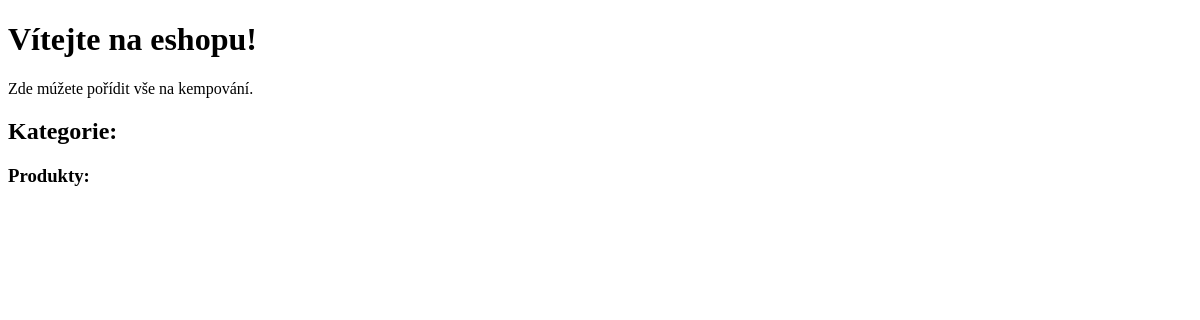
The app's page /, older data.
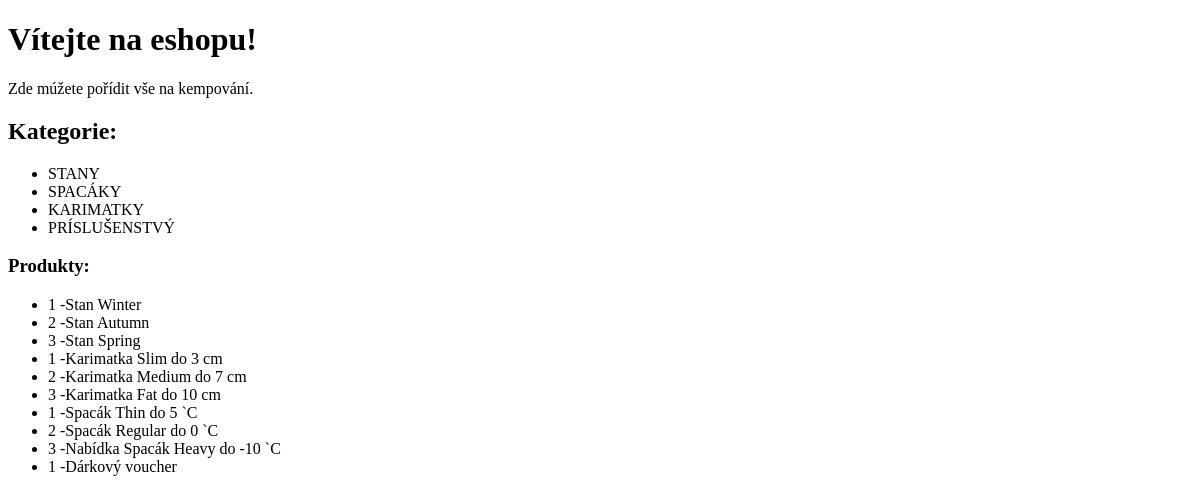
The same page, newer data.
### viewer/models.py (models this page shows, shortened)
class Categorie(models.Model):
    name = models.CharField(max_length=30)

class Product(models.Model):
    name = models.CharField(max_length=30)
    weight = models.IntegerField()
    price = models.IntegerField()
    brand = models.CharField(max_length=300)
    category_ID = models.IntegerField()
    products_of_categories = models.ForeignKey(Categorie, on_delete=models.DO_NOTHING, null=True)

### viewer/views.py (the view)
# urls.py: path('', MainPageView.as_view(), name='main'),
class MainPageView(TemplateView):
    template_name = 'main.html'
    extra_context = {
    "all_categories": Categorie.objects.all(),
    "all_products": Product.objects.all()
    }

### viewer/templates/main.html (shortened to what this page needs)
<!DOCTYPE html>
<html lang="en">
<head>
</head>
<body>
    <h1>Vítejte na eshopu!</h1>
    <p>Zde múžete pořídit vše na kempování.</p>
    <h2>Kategorie:</h2>
    <ul>
        {% for categorie in all_categories %}
            <li>{{ categorie.name }}</li>
        {% endfor %}
    </ul>
    <h3>Produkty:</h3>
    <ul>
        {% for product in all_products %}
            <li>{{ product.category_ID}} -{{product.name}}</li>
        {% endfor %}
    </ul>
</body>
</html>

Row changes from the older to the newer data that the page shows:
added Categorie: name "STANY"
added Categorie: name "SPACÁKY"
added Categorie: name "KARIMATKY"
added Categorie: name "PRÍSLUŠENSTVÝ"
added Product: category_ID "1", name "Stan Winter"
added Product: category_ID "2", name "Stan Autumn"
added Product: category_ID "3", name "Stan Spring"
added Product: category_ID "1", name "Karimatka Slim do 3 cm"
added Product: category_ID "2", name "Karimatka Medium do 7 cm"
added Product: category_ID "3", name "Karimatka Fat do 10 cm"
added Product: category_ID "1", name "Spacák Thin do 5 `C"
added Product: category_ID "2", name "Spacák Regular do 0 `C"
added Product: category_ID "3", name "Nabídka Spacák Heavy do -10 `C"
added Product: category_ID "1", name "Dárkový voucher"
